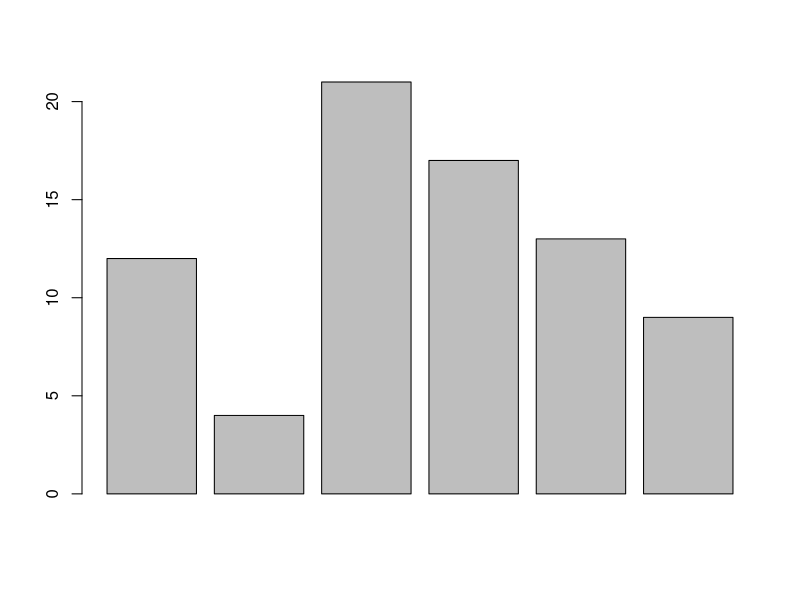
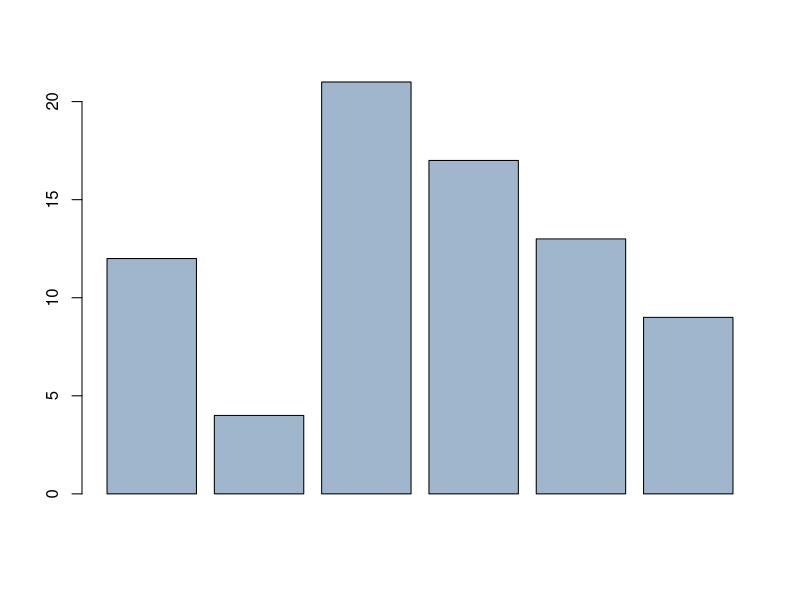
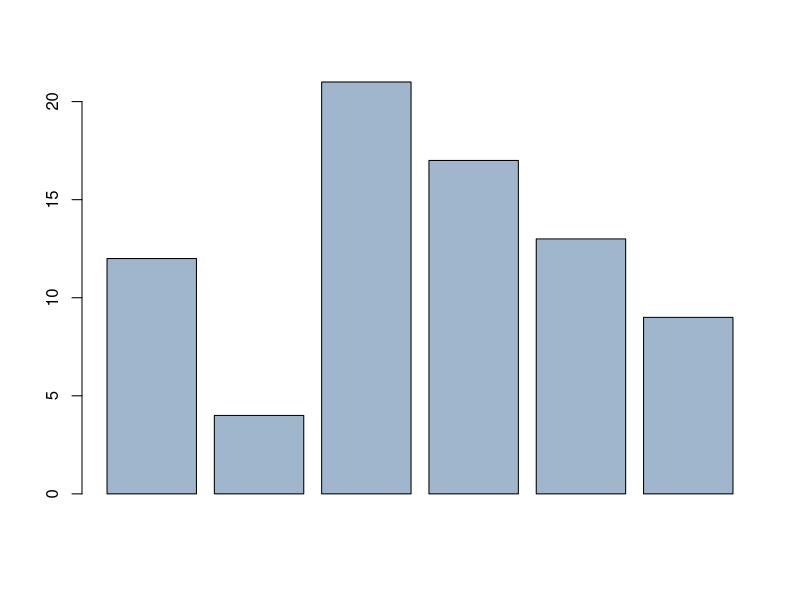
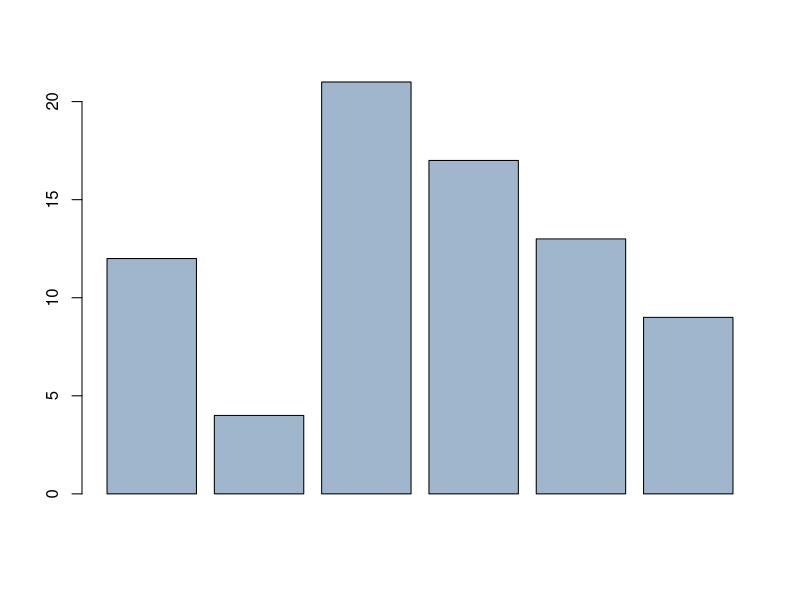
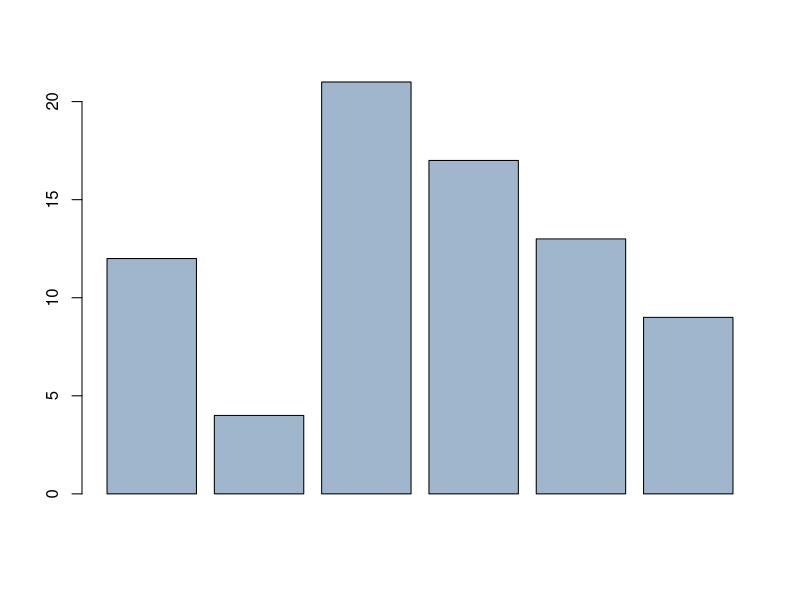
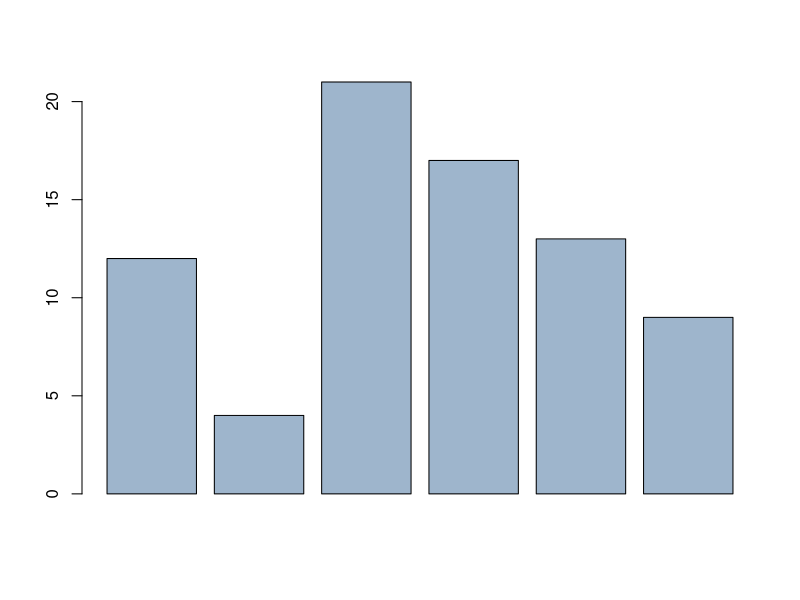
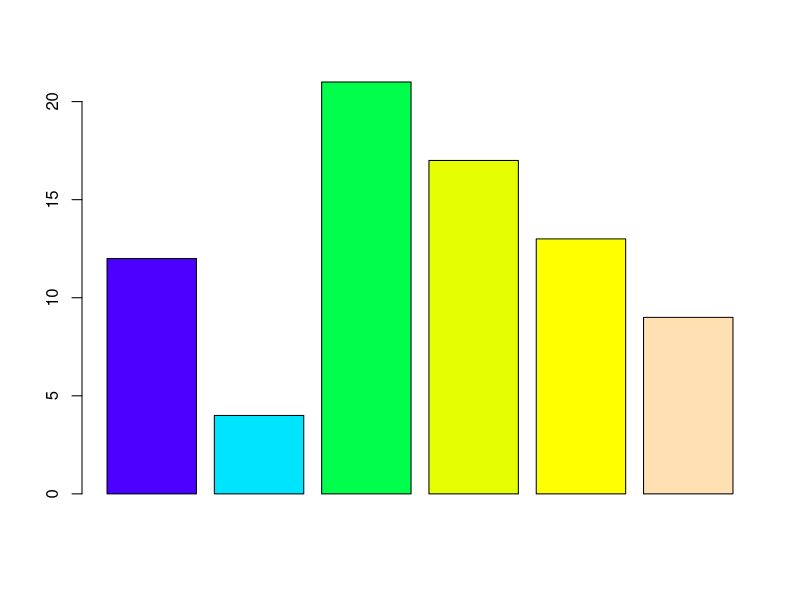

Reproduce these figures in R, in order.
#!/usr/bin/env Rscript
# LOAD DATA
# Data for bar chart
x = c(12, 4, 21, 17, 13, 9)
# BARPLOT WITH DEFAULT COLORS
# Default barplot
barplot(x)

# Color by name.
barplot(x, col = "slategray3") 
# slategray3 is 602 in the list.
barplot(x, col = colors() [602]) 
# RGB hex code.
barplot(x, col = "#9FB6CD") 
# RGB 0-255
barplot(x, col = rgb(159, 182, 205, max = 255)) 
# RGB 0.00-1.00
barplot(x, col = rgb(.62, .71, .80)) 
# BARPLOT WITH BUILT-IN PALETTE
barplot(x, col = topo.colors(6))
